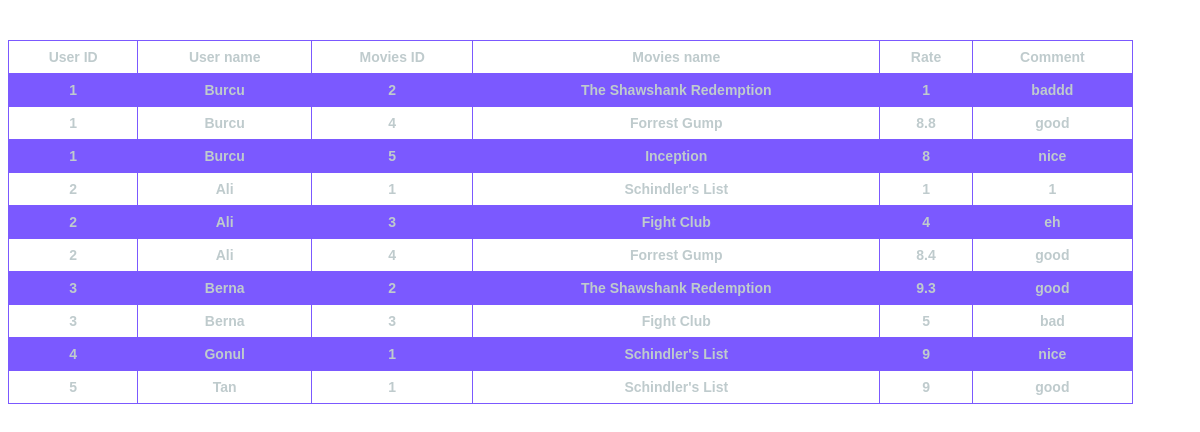
/user_panel_ispace/User_voteMoviesList.php, run on the app's committed database.
### tables this page shows
CREATE TABLE `watch_movie` (
  `user_id` int(11) NOT NULL,
  `movie_id` int(11) NOT NULL,
  `movie_rate_date` date DEFAULT NULL,
  `movie_comment` varchar(200) DEFAULT NULL,
  `movie_rating` float DEFAULT NULL
);

CREATE TABLE `users` (
  `user_id` int(11) NOT NULL,
  `user_name` varchar(50) NOT NULL,
  `user_email` varchar(100) NOT NULL,
  `login_password` varchar(20) NOT NULL
);

CREATE TABLE `movies` (
  `movie_title` varchar(100) DEFAULT NULL,
  `movie_language` varchar(20) DEFAULT NULL,
  `movie_video_links` varchar(300) DEFAULT NULL,
  `movie_image` varchar(300) DEFAULT NULL,
  `movie_IMDB_ranking` float DEFAULT NULL,
  `movie_RT_rating` float DEFAULT NULL,
  `movie_id` int(11) NOT NULL,
  `movie_description` varchar(1000) DEFAULT NULL,
  `movie_duration` varchar(20) DEFAULT NULL,
  `movie_releasedate` date DEFAULT NULL
);

### user_panel_ispace/User_voteMoviesList.php (the view, shortened to what this page needs)
<!DOCTYPE html>
<html>
<head>
</head>
<body>
<table>
<br>
<tr> <th>User ID</th> <th>User name</th>  <th>Movies ID</th> <th>Movies name</th>  <th>Rate</th> <th>Comment</th>  </tr>
<br>
<?php
include "connect.php";
$sql_statement = "SELECT U.user_id,U.user_name, M.movie_id,M.movie_title, W.movie_rating, W.movie_comment
      FROM watch_movie W, users U, movies M
      WHERE W.user_id=U.user_id AND W.movie_id=M.movie_id ";
$result = mysqli_query($db, $sql_statement);
while($row = mysqli_fetch_assoc($result))
{
    $uid = $row['user_id'];
    $uname = $row['user_name'];
    $mid = $row['movie_id'];
    $mname = $row['movie_title'];
    $comment = $row['movie_comment'];
    $rate = $row['movie_rating'];
    echo "<tr>" . "<th>".$uid."</th>" . "<th>".$uname."</th>" .
                  "<th>".$mid."</th>" . "<th>".$mname."</th>" .
                  "<th>".$rate."</th>" . "<th>".$comment."</th>" .  "</tr>"  ;
}
?>
</table>
</body>
</html>

### user_panel_ispace/User_voteMoviesList.php (style rules this page uses)
body { font-family: 'Fira Sans', sans-serif; font-weight: 400; font-size: 14px; color: #BFCBCD; text-decoration: none; }
table { font-family: arial, sans-serif; border-collapse: collapse; border: 1px solid black; width: 95%; color: #BFCBCD; }
th,td { border: 1px solid #7B59FF; text-align: left; padding: 8px; }
th { text-align: center; }
tr:nth-child(even) { background-color: #7B59FF; }

### data on the page
watch_movie: user.user_id "1", user.user_name "Burcu", movie.movie_id "2", movie.movie_title "The Shawshank Redemption", movie_rating "1", movie_comment "baddd"
watch_movie: user.user_id "1", user.user_name "Burcu", movie.movie_id "4", movie.movie_title "Forrest Gump", movie_rating "8.8", movie_comment "good"
watch_movie: user.user_id "1", user.user_name "Burcu", movie.movie_id "5", movie.movie_title "Inception", movie_rating "8", movie_comment "nice"
watch_movie: user.user_id "2", user.user_name "Ali", movie.movie_id "1", movie.movie_title "Schindler's List", movie_rating "1", movie_comment "1"
watch_movie: user.user_id "2", user.user_name "Ali", movie.movie_id "3", movie.movie_title "Fight Club", movie_rating "4", movie_comment "eh"
watch_movie: user.user_id "2", user.user_name "Ali", movie.movie_id "4", movie.movie_title "Forrest Gump", movie_rating "8.4", movie_comment "good"
watch_movie: user.user_id "3", user.user_name "Berna", movie.movie_id "2", movie.movie_title "The Shawshank Redemption", movie_rating "9.3", movie_comment "good"
watch_movie: user.user_id "3", user.user_name "Berna", movie.movie_id "3", movie.movie_title "Fight Club", movie_rating "5", movie_comment "bad"
watch_movie: user.user_id "4", user.user_name "Gonul", movie.movie_id "1", movie.movie_title "Schindler's List", movie_rating "9", movie_comment "nice"
watch_movie: user.user_id "5", user.user_name "Tan", movie.movie_id "1", movie.movie_title "Schindler's List", movie_rating "9", movie_comment "good"
